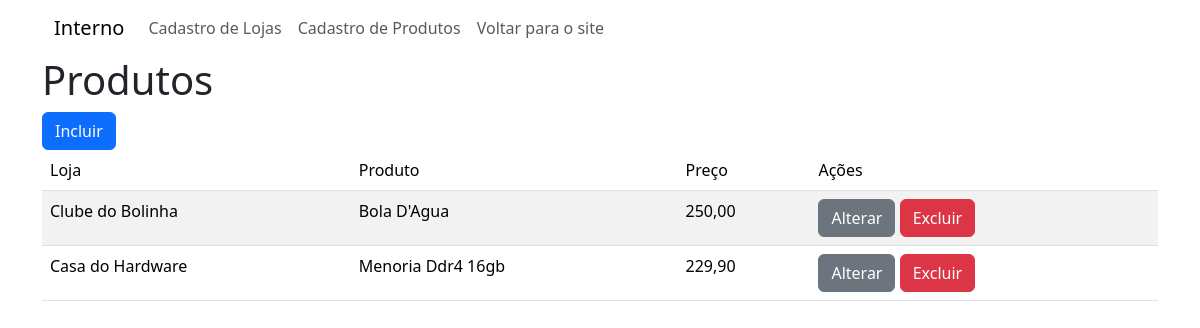
The app's page /cadastro/listar_produtos, older data.
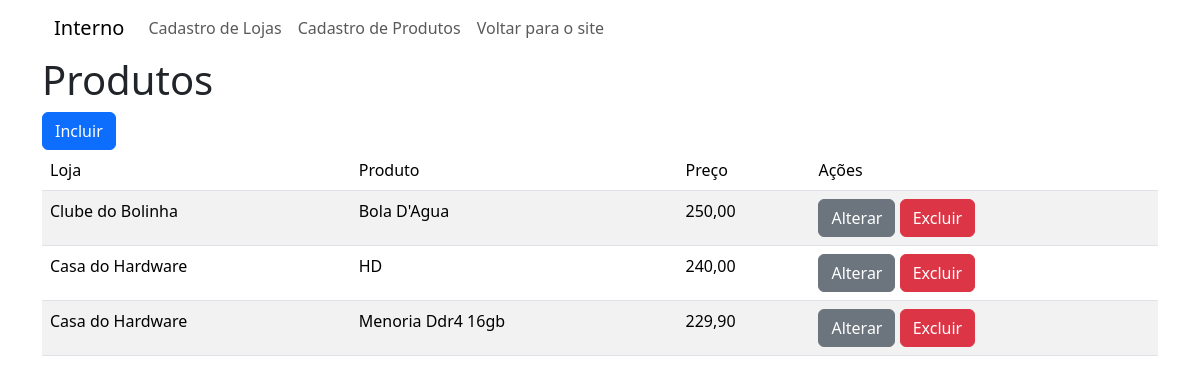
The same page, newer data.
### cadastro/models.py (models this page shows, shortened)
class Produto(models.Model):
    loja = models.ForeignKey(Loja, on_delete=models.DO_NOTHING) #chave para linkar o Produto a Loja
    nome = models.CharField(max_length=100)
    preco = models.DecimalField(max_digits=9, decimal_places=2)
    destaque = models.BooleanField()

class Loja(models.Model):
    nome = models.CharField(max_length=100)
    telefone = models.CharField(max_length=20)
    numero = models.IntegerField(max_length = 5 ,null=True ,blank=True)
    def __str__(self):
        return self.nome

### cadastro/views.py (the view)
# urls.py: path('listar_produtos' , views.listar_produtos, name='listar_produtos'),
def listar_produtos(request):
    produtos = Produto.objects.order_by(Lower('nome'))
    return render(request,'listar_produtos.html', {'produtos':produtos})

### cadastro/templates/listar_produtos.html
{% extends 'menu_interno.html' %}
{% block content %}
    <h1>Produtos</h1>
    <a href="{% url 'incluir_produtos' %}" class="btn btn-primary">Incluir</a>
<table class ="table table-striped">
    <thead>
        <tr>
             <td>Loja</td>
             <td>Produto</td>
             <td>Preço</td>
             <td>Ações</td>
        </tr>
  </thead>
<tbody>
        {% for p in produtos %}
        <tr>
            <td>{{p.loja}}</td>
            <td>{{p.nome}}</td>
            <td>{{p.preco}}</td>
            <td><a href="{% url 'alterar_produto' p.id %}" class="btn btn-secondary">Alterar</a>
                <a href="{% url 'excluir_produto' p.id %} " onclick='return excluir()' class="btn btn-danger">Excluir</a>
            </td>
        </tr>
        {% endfor %}
    </tbody>
    </table>
{% endblock %}

Row changes from the older to the newer data that the page shows:
added Produto: loja "Casa do Hardware", nome "HD", preco "240,00"
